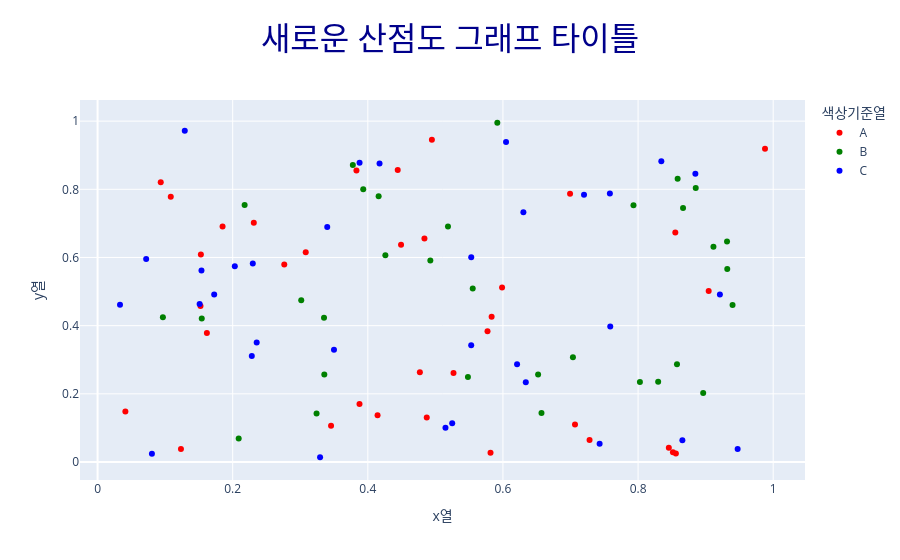

Here is the notebook cell this chart was saved with:
### Code cell
#산점도 그래프
import plotly.express as px
import pandas as pd
import numpy as np  #랜덤값 생성 속성 존재

df = pd.DataFrame({
    "x열": np.random.rand(100), #0부터 1미만의 실수 자료형을 난수형태(랜덤)로 100개 생성.(중복 허용)
    "y열": np.random.rand(100),
    "색상기준열" :np.random.choice(["A", "B", "C"],100) # 최대한 근사치의 비중을 만들어줌 ex) a:34,b:33,c:33
})

fig = px.scatter(df, x= "x열", y="y열", color="색상기준열",category_orders= {"색상기준열":["A","B","C"]},color_discrete_sequence=["red","green","blue"],  title="산점도 그래프")

fig.update_layout(
    title={
        "text":"새로운 산점도 그래프 타이틀",
        "font":{
            "size": 32,
            "color":"darkblue"
        },
        "x": 0.5
    }
)


fig.show()

### Figure 1 — Plotly figure (JSON) as saved in the notebook; plotly's stock layout.template omitted (floating-point values rounded to 4 significant figures)
{"data": [{"hovertemplate": "색상기준열=A<br>x열=%{x}<br>y열=%{y}<extra></extra>", "legendgroup": "A", "marker": {"color": "red", "symbol": "circle"}, "mode": "markers", "name": "A", "orientation": "v", "showlegend": true, "type": "scatter", "x": [0.7282, 0.1083, 0.8516, 0.4492, 0.9879, 0.4838, 0.4442, 0.5772, 0.5832, 0.6993, 0.4144, 0.8559, 0.8551, 0.4872, 0.3877, 0.5987, 0.185, 0.3081, 0.5268, 0.3456, 0.5816, 0.3832, 0.1234, 0.1618, 0.1529, 0.7066, 0.9045, 0.477, 0.1524, 0.8455, 0.2312, 0.2763, 0.09349, 0.4948, 0.04116], "xaxis": "x", "y": [0.06449, 0.7785, 0.02848, 0.6375, 0.9192, 0.6555, 0.8568, 0.3834, 0.426, 0.7869, 0.1369, 0.02506, 0.6734, 0.1306, 0.1703, 0.5116, 0.6907, 0.6156, 0.2613, 0.1067, 0.02702, 0.855, 0.03794, 0.3782, 0.6085, 0.1102, 0.5019, 0.2631, 0.4579, 0.04185, 0.7017, 0.5794, 0.8204, 0.9451, 0.1485], "yaxis": "y"}, {"hovertemplate": "색상기준열=B<br>x열=%{x}<br>y열=%{y}<extra></extra>", "legendgroup": "B", "marker": {"color": "green", "symbol": "circle"}, "mode": "markers", "name": "B", "orientation": "v", "showlegend": true, "type": "scatter", "x": [0.8297, 0.2177, 0.3932, 0.4925, 0.8586, 0.5482, 0.3356, 0.3015, 0.3352, 0.932, 0.5917, 0.5553, 0.5186, 0.8853, 0.426, 0.652, 0.416, 0.2089, 0.09668, 0.1542, 0.7036, 0.8027, 0.7932, 0.8576, 0.8665, 0.3241, 0.9398, 0.657, 0.3778, 0.9116, 0.8964, 0.9317], "xaxis": "x", "y": [0.2357, 0.7539, 0.8002, 0.5911, 0.8308, 0.2494, 0.2566, 0.4748, 0.4234, 0.566, 0.9953, 0.5092, 0.6912, 0.8035, 0.6068, 0.2567, 0.7797, 0.06866, 0.4244, 0.421, 0.3071, 0.2349, 0.7533, 0.2866, 0.7449, 0.1426, 0.4608, 0.1436, 0.8712, 0.6313, 0.2028, 0.6469], "yaxis": "y"}, {"hovertemplate": "색상기준열=C<br>x열=%{x}<br>y열=%{y}<extra></extra>", "legendgroup": "C", "marker": {"color": "blue", "symbol": "circle"}, "mode": "markers", "name": "C", "orientation": "v", "showlegend": true, "type": "scatter", "x": [0.8344, 0.9474, 0.8656, 0.7431, 0.1538, 0.3399, 0.1726, 0.553, 0.1511, 0.6303, 0.553, 0.5249, 0.07192, 0.3499, 0.72, 0.7588, 0.3878, 0.2355, 0.0332, 0.2297, 0.1291, 0.08043, 0.5149, 0.3294, 0.7582, 0.2031, 0.6338, 0.4173, 0.6209, 0.9211, 0.6046, 0.8848, 0.2283], "xaxis": "x", "y": [0.8825, 0.03805, 0.0638, 0.05357, 0.5616, 0.6894, 0.4912, 0.6006, 0.4636, 0.7329, 0.3426, 0.1136, 0.5955, 0.3296, 0.7837, 0.3972, 0.8779, 0.3506, 0.4615, 0.5825, 0.9721, 0.02409, 0.1005, 0.01395, 0.7879, 0.5741, 0.2339, 0.8759, 0.2871, 0.4917, 0.9385, 0.8458, 0.3111], "yaxis": "y"}], "layout": {"legend": {"title": {"text": "색상기준열"}, "tracegroupgap": 0}, "title": {"font": {"color": "darkblue", "size": 32}, "text": "새로운 산점도 그래프 타이틀", "x": 0.5}, "xaxis": {"anchor": "y", "domain": [0, 1], "title": {"text": "x열"}}, "yaxis": {"anchor": "x", "domain": [0, 1], "title": {"text": "y열"}}}}
